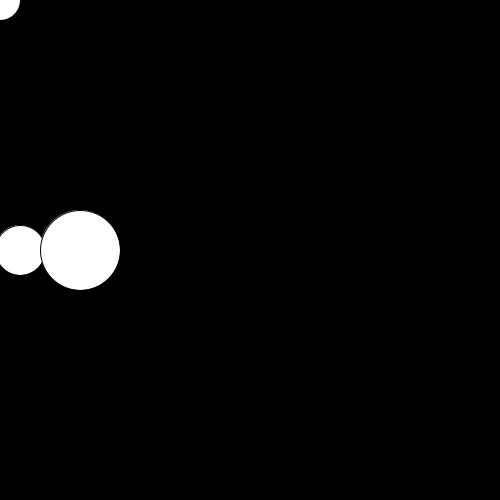
Frame 1 (no input)
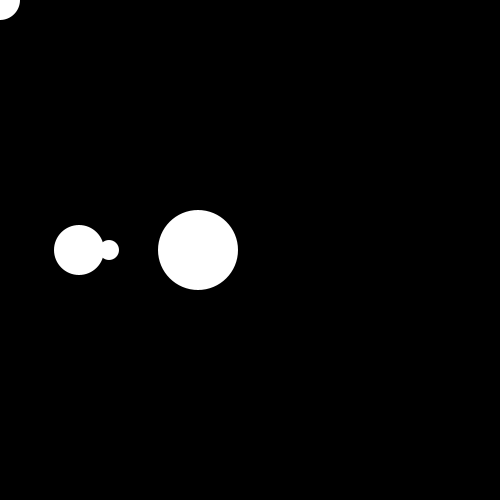
Frame 60 (the mouse pressed at the canvas centre just before this capture)
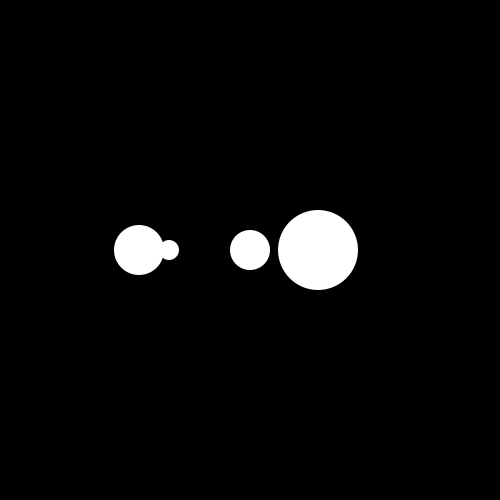
Frame 120 (the mouse held since frame 60 and released just before this capture)

The Processing sketch that drew these frames (run headless with seeded random() and noise(); from frame 60 on, the mouse is pressed at the canvas centre):

// Processing sketch: processing_79517
// ── processing_79517.pde

//original file - http://www.openprocessing.org/sketch/78580

//Position
float xPos=20;
float yPos=50;
float zPos=80;

float R;
float G;
float B;
 
float dotX = 2000;
float dotY = 2000;

 
//Direction
float xDir = 1;
 
void setup() {
size(500,500);
noCursor();
}
 
 
void draw() {
   
  background(0);
   
  //ellipse 1
  ellipse(xPos, height/2, 50, 50);
  xPos = xPos + 1;
  if(xPos > width)  {
  xPos = 20;
  }
   
  //ellipse 2
  ellipse(yPos, width/2, 20, 20);
  yPos = yPos + 1;
  if(yPos > width)  {
  yPos = 50;
  }
   
  //ellipse 3
  ellipse(zPos, width/2, 80, 80);
  zPos = zPos + 2;
  if(zPos > width)  {
  zPos = 80;
  }
   
   
  noStroke();
  ellipse (mouseX,mouseY,40,40);
   
  if (mousePressed) {
 stroke (255,100,6); strokeWeight(50); smooth(); fill (255,80);
   
R = (200);
 G = (255);
 B = (255);
  noStroke();
   
  dotX = (mouseX-dotX)/7 + dotX;
  dotY = (mouseY-dotY)/7 + dotY;
  fill(R);
  ellipse(dotX,dotY,20,20);
  fill(G);
  ellipse(dotY,dotX,30,30);
   
  }  
}
